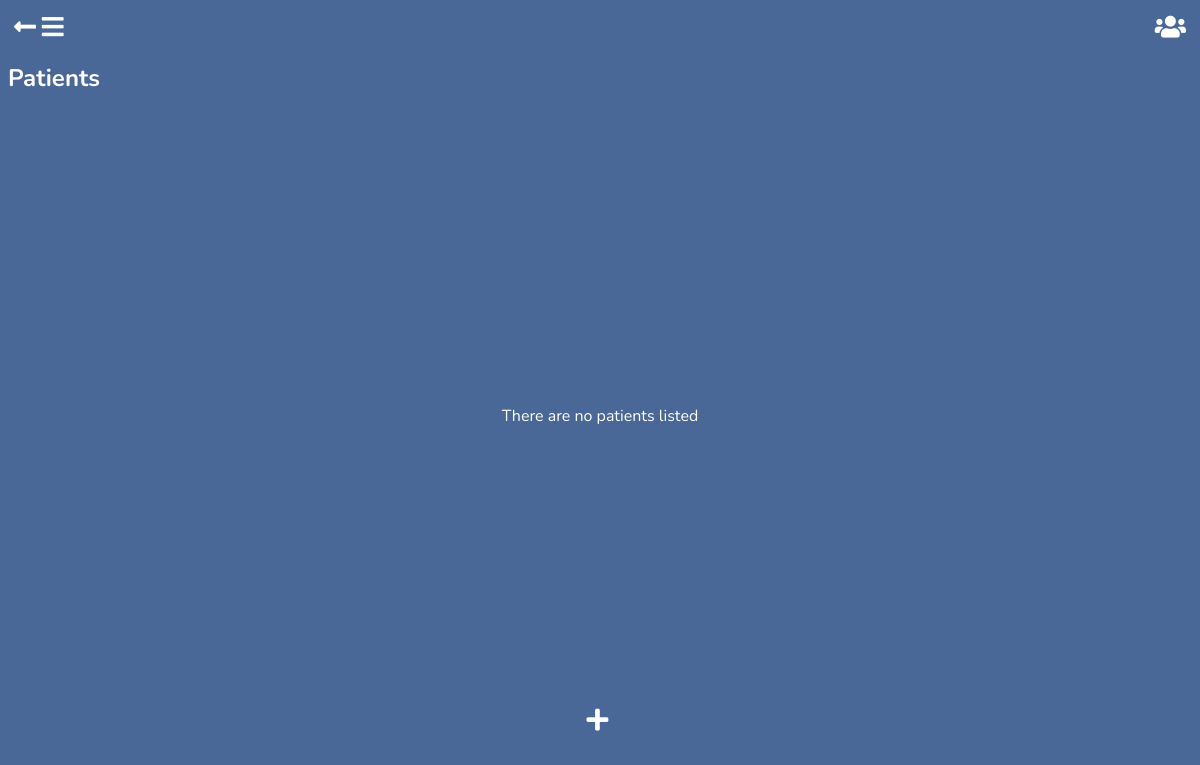
Before: /patients/ (signed in) with the older database file.
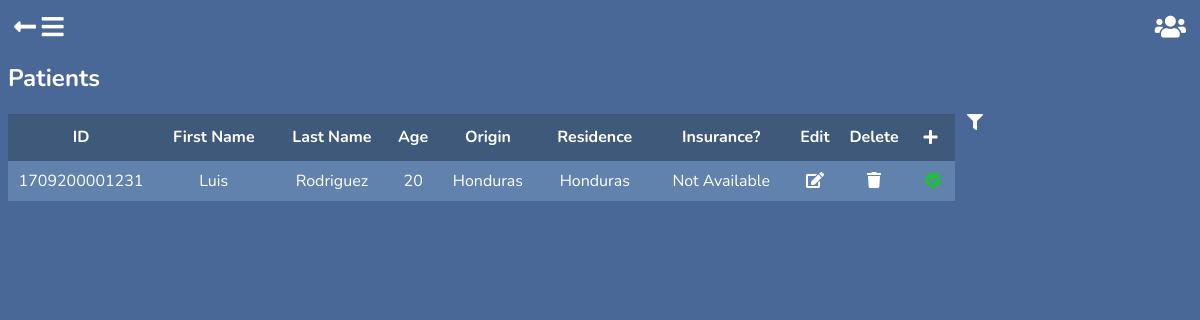
After: the same page with the newer database file.
### patients/models.py (models this page shows, shortened)
class Patient(models.Model):
    GENDER_CHOICES = (
        ('F', 'Femenine'),
        ('M', 'Masculine'),
        ('O', 'Other'),
    )
    CIVIL_STATUS_CHOICES = (
        ('S', 'Single'),
        ('M', 'Married'),
        ('W', 'Widowed'),
        ('D', 'Divorced'),
        ('SP', 'Separated'),
    )
    id_number = models.CharField('ID Number', max_length=20, null=True, blank=True, help_text='Provide you ID Card Number')
    first_names = models.CharField("Patient's Name", max_length=50, null=False, blank=False, help_text="Patient's Name")
    last_names = models.CharField("Patient's Last Name", max_length=50, null=False, blank=False, help_text="Patient's Last Name")
    gender = models.CharField("Patient's Gender", max_length=20, null=True, blank=False, help_text='Gender', choices=GENDER_CHOICES)
    birthday = models.DateField("Patient's Birthday", help_text="Patients date of birth")
    phone_number = models.CharField('Phone Number', max_length=20, blank=True, null=True, help_text='Phone Number')
    email = models.EmailField("Patient's Email", null=True, blank=True, help_text='Email')
    civil_status = models.CharField(max_length=12, choices=CIVIL_STATUS_CHOICES)
    origin = models.CharField(max_length=50, choices=ORIGIN_CHOICES)
    residence = models.CharField(max_length=50, choices=LOCATION_CHOICES)
    created_by = models.ForeignKey(user, on_delete=models.CASCADE, blank=False, null=True, verbose_name='Created By')
    class Meta:
        verbose_name = 'Patient'
        verbose_name_plural = 'Patients'
    def age(self):
        today = timezone.localtime(timezone.now())
        age = today.date() - self.birthday
        return int(age.days / 365.25)

### patients/views.py (the view)
# urls.py: path('patients/', include('patients.urls')),
def patients(request):
    doctor_group = Group.objects.get(name='Doctor')
    doctor = doctor_group in request.user.groups.all()
    template = 'patients/patients.html'
    patients_list = Patient.objects.filter(created_by=request.user).order_by('id_number')
    paginator = Paginator(patients_list, 17)
    page_number = request.GET.get('page')
    page_obj = paginator.get_page(page_number)
    patient_filter = PatientFilterForm
    context = {'patients': page_obj, 'form': patient_filter, 'doctor': doctor}
    if page_number:
        data = {'html': render_to_string('patients/patients_partial_list.html', context, request)}
        return JsonResponse(data)
    return render(request, template, context)

### patients/templates/patients/patients.html (shortened to what this page needs)
{% extends 'base.html' %}
{% load static %}
{% block return %}<a href="{%url 'home:home'%}"><i class="fas fa-long-arrow-alt-left"></i></a>{% endblock %}
{% block body_block %}
<link rel="stylesheet" href="{% static 'patients/css/patients.css' %}">
<h2>Patients</h2>
{% if patients %}
    <div class="wrapper">
        {% include 'patients/patients_list.html' %}
    </div>
{% else %}
    <p id="no-patients">There are no patients listed</p>
    <a  id="add-patients" href="{% url 'patients:add_patient' %}"><i class="fas fa-plus"></i></a>
{% endif %}
{% endblock %}

### templates/base.html (shortened to what this page needs)
<!DOCTYPE html>
{% load static %}
<html lang="en">
    <head>
        <link rel="stylesheet" href="{% static 'base/css/base.css' %}">
        <link rel="stylesheet" href="https://use.fontawesome.com/releases/v5.13.1/css/all.css">
    </head>
    <body>
        {% block return %}<a href=""><i class="fas fa-long-arrow-alt-left" ></i></a>{% endblock %}{% block home %}<i class="fas fa-bars"></i>{% endblock %}{% block social %} <i class="fas fa-users" data-url="{% url 'accounts:contacts' %}"></i> {% endblock %}
        {% block body_block %}
        {% endblock %}
    </body>
</html>

### patients/templates/patients/patients_list.html (shortened to what this page needs)
{% load static %}
{% if patients %}
    <div>
        <table>
            <thead>
                <tr id="heading">
                    <th>ID</th>
                    <th>First Name</th>
                    <th>Last Name</th>
                    <th>Age</th>
                    <th>Origin</th>
                    <th>Residence</th>
                    <th>Insurance?</th>
                    {% if doctor %}<th>Edit</th>
                    <th>Delete</th>{% endif %}
                    <th><i class="fas fa-plus" onclick="window.location='{% url 'patients:add_patient' %}'"></i></th>
                </tr>
            </thead>
            <tbody>
                {% include 'patients/patients_partial_list.html' %}
           </tbody>
        </table>
    </div>
    <div>
        <i class="fas fa-filter"></i>
    </div>
{% else %}
    <p id="no-patients">There are no patients listed</p>
    <a  id="add-patients" href="{% url 'patients:add_patient' %}"><i class="fas fa-plus"></i></a>
{% endif %}

### patients/templates/patients/patients_partial_list.html (shortened to what this page needs)
{% load static %}
{% load patients_custom_tags %}
{% if patients %}
    {% for p in patients %}
        <tr onclick="window.location='{% url 'patients:patients_details' p.pk %}'">
            <td>{% if p.id_number %}{{ p.id_number }}{% else %}-------------{% endif %}</td>
            <td>{{ p.first_names }}</td>
            <td>{{ p.last_names }}</td>
            <td>{{ p.age }}</td>
            <td>{{ p.get_origin_display }}</td>
            <td>{{ p.get_residence_display }}</td>
            <td>{% if p.insurance.insurance_carrier != None %}{{ p.insurance.insurance_carrier }}{% else %}Not Available{% endif %}</td>
            {% if doctor %}<td data-url="{% url 'patients:update_patient' p.pk %}"><i class="fas fa-edit"></i></td>
            <td data-url="{% url 'patients:delete_patient' p.pk %}"><i class="fas fa-trash"></i></td>{% endif %}
            {% if p.age >= 18 and not p.id_number and p.insurance.expiration_date <= today %}
                <td><i class="fas fa-exclamation-circle" data-message-code="out-of-date-info"></i></td>
            {% elif p.age >= 18 and not p.id_number %}
                <td><i class="fas fa-exclamation-circle" data-message-code="no-id-registered"></i></td>
            {% elif p.insurance.insurance_carrier and p.insurance.expiration_date <= today %}
                <td><i class="fas fa-exclamation-circle" data-message-code="expired-insurance"></i></td>
            {% else %}
                <td><i class="fas fa-check-circle" data-message-code="in-order"></i></td>
            {% endif %}
        </tr>
    {% endfor %}
{% else %}
    <p id="no-patients">Clear section, no data available</p>
{% endif %}

### static/base/css/base.css (style rules this page uses)
body { font-family: 'Nunito', sans-serif; background-color: #496897; color: #FFFFFF; overflow: hidden; }
.fa-long-arrow-alt-left { position: relative; font-size: 25px; transition: 0.5s; margin-top: 0.5%; margin-left: 0.5%; }
.fa-bars { position: relative; font-size: 25px; transition: 0.5s; margin-top: 0.5%; margin-left: 0.5%; }
.fa-users { position: relative; float: right; font-size: 25px; transition: 0.5s; margin-top: 0.5%; margin-right: 0.5%; }
a { text-decoration: none; color: #FFFFFF; }

### patients/static/patients/css/patients.css (style rules this page uses)
body { overflow-x: hidden; }
.wrapper { display: grid; grid-template-columns: 80% 19%; grid-gap: 1%; }
table { border-collapse: collapse; margin: auto; width: 100%; }
#heading { background-color: #3E5979; color: #FFFFFF; line-height: 25px; cursor: default; }
.fa-plus { padding: 5px 10px 5px 5px; transition: 0.5s; }
.fa-check-circle { color: #25BB41; transition: 0.5s; }
tr { line-height: 20px; cursor: pointer; transition: 0.5s; }
tr th { padding-top: 10px; padding-bottom: 10px; }
tr td { padding-top: 10px; padding-bottom: 10px; text-align: center; max-width: 100px; white-space: nowrap; overflow: hidden; text-overflow: ellipsis; }
tr:nth-child(odd) { background-color: #6082AD; }
.fa-filter { float: left; transition: 0.5s; }

Changed rows visible on the page:
added Patient: id_number "1709200001231", first_names "Luis", last_names "Rodriguez", age "20", origin "Honduras", residence "Honduras", shows "Not Available"
Other visible differences:
text no longer shown: "There are no patients listed"
text now shown: "ID First Name Last Name Age Origin Residence Insurance? Edit Delete"
